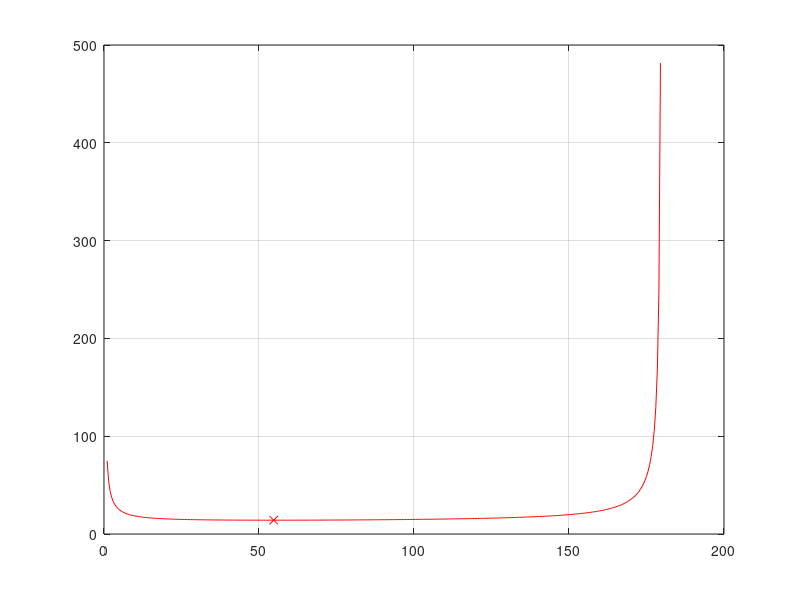

Reproduce this figure in MATLAB.
clc
A= @(x) (6*1*2 - 1.5*1^2.*cotd(x) + (3*sqrt(3))./(2.*sind(x)));
x=1:0.5:180;
plot(x,A(x),'r')
hold on
plot(fminbnd(A, 0, 180), min(A(x)), 'rx')
grid on
fminbnd(A, 0, 180)
min(A(x))